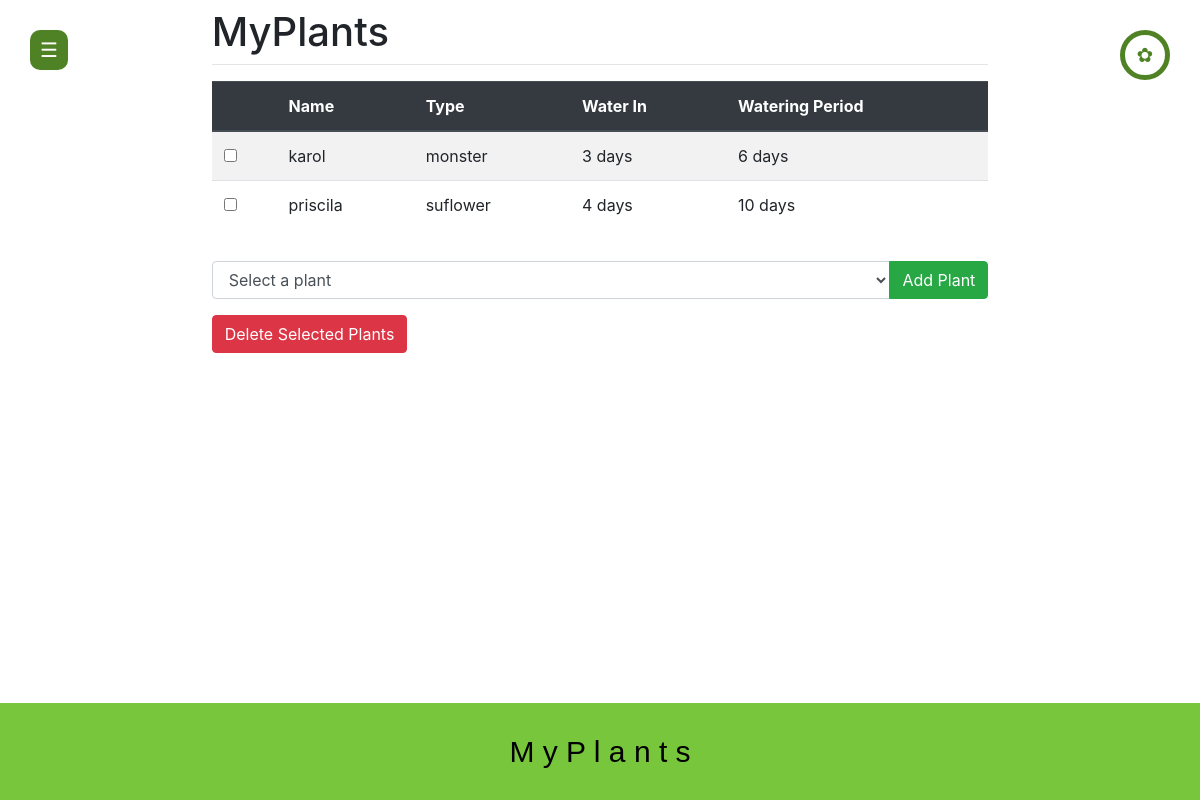
Screenshot of /41 (signed in) with the database file from the repository.
### main/models.py (models this page shows, shortened)
class Plants(models.Model):
    listID = models.ForeignKey(PlantList, on_delete=models.CASCADE, related_name='plants')
    name = models.CharField(max_length=200)
    type = models.CharField(max_length=200)
    water = models.IntegerField()
    period = models.IntegerField()

### main/views.py (the view, shortened to what this page needs)
# urls.py: path("<int:id>", views.list, name="list"),
def list(request, id):
    pl = PlantList.objects.get(id=id)
    user_plants = Plants.objects.filter(listID__userID=request.user)
    if pl in request.user.plantlist_set.all(): # check if the user owns the plant list
        return render(request, "main/list.html", {"pl": pl, "user_plants": user_plants})
    return render(request, "main/view.html", {})

### main/templates/main/list.html (shortened to what this page needs)
{% extends "main/base.html" %}
{% load static %}
{% block content %}
<form method="post" action="">
    <div class="table-responsive">
        <table class="table table-striped">
            <thead class="thead-dark">
                <tr>
                    <th></th>
                    <th>Name</th>
                    <th>Type</th>
                    <th>Water In</th>
                    <th>Watering Period</th>
                </tr>
            </thead>
            <tbody>
                {% for plant in pl.plants.all %}
                <tr>
                    <td>
                        <input type="checkbox" name="selected_plants" value="{{ plant.id }}">
                    </td>
                    <td>{{ plant.name }}</td>
                    <td>{{ plant.type }}</td>
                    <td>{{ plant.water }} days</td>
                    <td>{{ plant.period }} days</td>
                </tr>
                {% endfor %}
            </tbody>
        </table>
    </div>
    <div class="input-group mt-3">
        <select id="id_new" name="new" class="form-control">
            <option value="" selected disabled>Select a plant</option>
        </select>
        <div class="input-group-append">
            <button type="submit" name="addPlant" value="addPlant" class="btn btn-success">Add Plant</button>
        </div>
    </div>
    <button type="submit" name="deleteSelected" value="deleteSelected" class="btn btn-danger mt-3">Delete Selected Plants</button>
</form>
{% endblock %}

### rows the page displays
Plants: name "karol", type "monster", water "3", period "6"
Plants: name "priscila", type "suflower", water "4", period "10"
